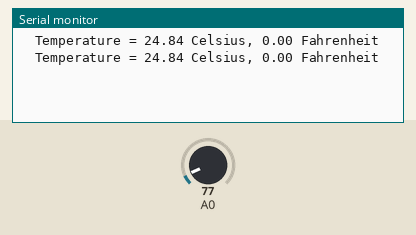
Simulated run of this sketch. Board: ESP8266 (NodeMCU). On the bench: the last lines printed to the serial monitor. Inputs (shaded band) come from the test bench; at power-on: A0 = 77. The RemoteXY app is connected.

Above: at 1.8 s.
1.9 s: A0 set to 92
At 2.8 s:
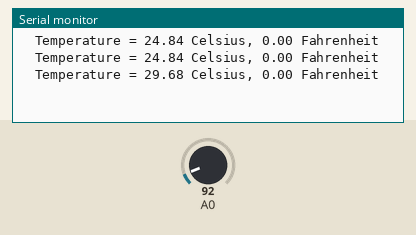
3.4 s: A0 set to 107
At 4.7 s:
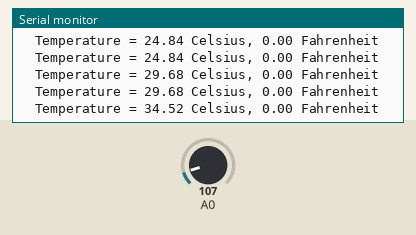
Timing chart, 0 to 6.4 s (numbered marks = the images above; inputs shaded):
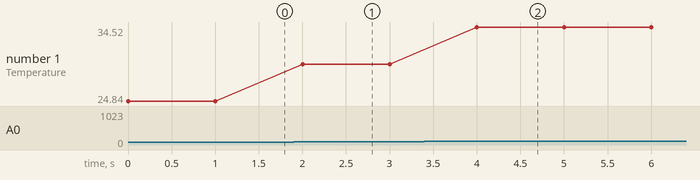

The sketch:

Program_Monitoring_Suhu_LM35_RemoteXY.ino
```cpp
/***************************************
 * Project Monitoring Suhu LM35 via RemoteXY
 * Board  : NodeMCU ESP8266 V3
 * Input  : LM35
 * Output : RemoteXY
 * 99 Proyek IoT
 * www.ardutech.com
 ****************************************/
#define REMOTEXY_MODE__ESP8266WIFI_LIB_CLOUD
#include <ESP8266WiFi.h>
#include <RemoteXY.h>

//---GANTI SESUAI DENGAN JARINGAN WIFI
//---HOTSPOT ANDA
#define REMOTEXY_WIFI_SSID "ArdutechWiFi"
#define REMOTEXY_WIFI_PASSWORD "12345678"
#define REMOTEXY_CLOUD_SERVER "cloud.remotexy.com"
#define REMOTEXY_CLOUD_PORT 6376
#define REMOTEXY_CLOUD_TOKEN "38f2a0cdbd7371a6c6f1cefa9c7be673"

float C = 0;
float F = 0;
// RemoteXY configurate
#pragma pack(push, 1)
uint8_t RemoteXY_CONF[] =
  { 255,0,0,15,0,61,0,10,13,1,
  129,0,3,6,58,6,17,68,105,103,
  105,116,97,108,32,84,104,101,114,109,
  111,109,101,116,101,114,0,129,0,5,
  20,18,6,94,84,101,109,112,32,58,
  0,67,4,29,21,20,5,2,26,11,
  68,17,3,36,57,42,8,36 };

// this structure defines all the variables and events of your control interface
struct {

    // output variables
  float onlineGraph_1;
  char text_1[11];  // string UTF8 end zero

    // other variable
  uint8_t connect_flag;  // =1 if wire connected, else =0

} RemoteXY;
#pragma pack(pop)

/////////////////////////////////////////////
//           END RemoteXY include          //
/////////////////////////////////////////////


//=====================================
void setup() {
  Serial.begin(9600);
  pinMode(A0, INPUT);
  RemoteXY_Init ();
 //RemoteXY.onlineGraph_1_var1 = float (analogRead(A0)) / 204.8;
}
//=========================================
void loop() {
  RemoteXY_Handler ();
  C = (analogRead(A0) * 330.0) / 1023.0;
  dtostrf(C, 0, 0, RemoteXY.text_1);
  RemoteXY.onlineGraph_1 = C;
  //F = C * 1.8 + 32.0;
  Serial.print("  Temperature = ");
  Serial.print(C);
  Serial.print(" Celsius, ");
  Serial.print(F);
  Serial.println(" Fahrenheit");
  delay(1000);
}
```

Measured:
- after the input at 1.9 s, the serial monitor: prints a new line after 0.10 s (image 1)
- after the input at 3.4 s, the serial monitor: prints a new line after 0.60 s (image 2)
- plotted number 1: 24.84 → 29.68 after the input at 1.9 s, 29.68 → 34.52 after the input at 3.4 s
